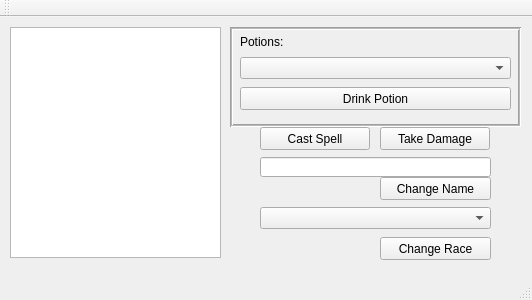
<?xml version="1.0" encoding="UTF-8"?>
<ui version="4.0">
 <class>MainWindow</class>
 <widget class="QMainWindow" name="MainWindow">
  <property name="geometry">
   <rect>
    <x>0</x>
    <y>0</y>
    <width>532</width>
    <height>300</height>
   </rect>
  </property>
  <property name="windowTitle">
   <string>MainWindow</string>
  </property>
  <widget class="QWidget" name="centralWidget">
   <widget class="QTextEdit" name="textEdit">
    <property name="geometry">
     <rect>
      <x>10</x>
      <y>10</y>
      <width>211</width>
      <height>231</height>
     </rect>
    </property>
    <property name="lineWidth">
     <number>0</number>
    </property>
   </widget>
   <widget class="QFrame" name="frame">
    <property name="geometry">
     <rect>
      <x>230</x>
      <y>10</y>
      <width>291</width>
      <height>100</height>
     </rect>
    </property>
    <property name="frameShape">
     <enum>QFrame::Box</enum>
    </property>
    <property name="frameShadow">
     <enum>QFrame::Sunken</enum>
    </property>
    <property name="lineWidth">
     <number>1</number>
    </property>
    <property name="midLineWidth">
     <number>1</number>
    </property>
    <widget class="QPushButton" name="drinkButton">
     <property name="geometry">
      <rect>
       <x>10</x>
       <y>60</y>
       <width>271</width>
       <height>23</height>
      </rect>
     </property>
     <property name="text">
      <string>Drink Potion</string>
     </property>
    </widget>
    <widget class="QComboBox" name="potionsList">
     <property name="geometry">
      <rect>
       <x>10</x>
       <y>30</y>
       <width>271</width>
       <height>22</height>
      </rect>
     </property>
    </widget>
    <widget class="QLabel" name="label">
     <property name="geometry">
      <rect>
       <x>10</x>
       <y>10</y>
       <width>46</width>
       <height>10</height>
      </rect>
     </property>
     <property name="text">
      <string>Potions:</string>
     </property>
    </widget>
   </widget>
   <widget class="QPushButton" name="castButton">
    <property name="geometry">
     <rect>
      <x>260</x>
      <y>110</y>
      <width>110</width>
      <height>23</height>
     </rect>
    </property>
    <property name="text">
     <string>Cast Spell</string>
    </property>
   </widget>
   <widget class="QPushButton" name="damageButton">
    <property name="geometry">
     <rect>
      <x>380</x>
      <y>110</y>
      <width>110</width>
      <height>23</height>
     </rect>
    </property>
    <property name="text">
     <string>Take Damage</string>
    </property>
   </widget>
   <widget class="QPushButton" name="changeName">
    <property name="geometry">
     <rect>
      <x>380</x>
      <y>160</y>
      <width>111</width>
      <height>23</height>
     </rect>
    </property>
    <property name="text">
     <string>Change Name</string>
    </property>
   </widget>
   <widget class="QLineEdit" name="lineEdit">
    <property name="geometry">
     <rect>
      <x>260</x>
      <y>140</y>
      <width>231</width>
      <height>20</height>
     </rect>
    </property>
   </widget>
   <widget class="QPushButton" name="changeRace">
    <property name="geometry">
     <rect>
      <x>380</x>
      <y>220</y>
      <width>111</width>
      <height>23</height>
     </rect>
    </property>
    <property name="text">
     <string>Change Race</string>
    </property>
   </widget>
   <widget class="QComboBox" name="racesList">
    <property name="geometry">
     <rect>
      <x>260</x>
      <y>190</y>
      <width>231</width>
      <height>22</height>
     </rect>
    </property>
   </widget>
   <zorder>frame</zorder>
   <zorder>textEdit</zorder>
   <zorder>castButton</zorder>
   <zorder>damageButton</zorder>
   <zorder>changeName</zorder>
   <zorder>lineEdit</zorder>
   <zorder>changeRace</zorder>
   <zorder>racesList</zorder>
  </widget>
  <widget class="QMenuBar" name="menuBar">
   <property name="geometry">
    <rect>
     <x>0</x>
     <y>0</y>
     <width>532</width>
     <height>21</height>
    </rect>
   </property>
  </widget>
  <widget class="QToolBar" name="mainToolBar">
   <attribute name="toolBarArea">
    <enum>TopToolBarArea</enum>
   </attribute>
   <attribute name="toolBarBreak">
    <bool>false</bool>
   </attribute>
  </widget>
  <widget class="QStatusBar" name="statusBar"/>
 </widget>
 <layoutdefault spacing="6" margin="11"/>
 <resources/>
 <connections/>
</ui>
